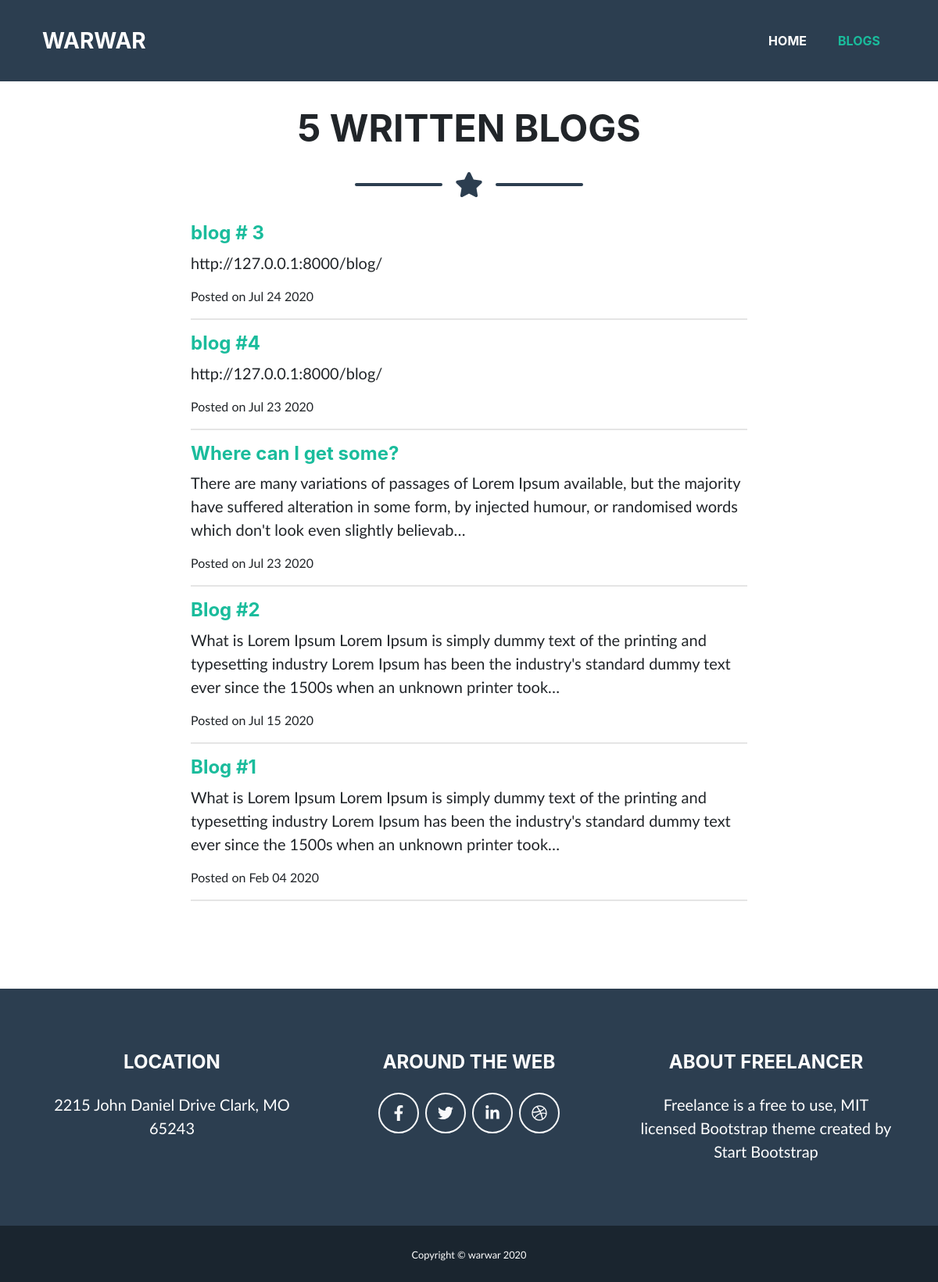
Screenshot of /blog/ with the database file from the repository.
### blog/models.py (models this page shows, shortened)
class Blog(models.Model):
    title = models.CharField(max_length=100)
    text = models.TextField()
    date = models.DateField()

### blog/views.py (the view)
# urls.py: path('', views.all_blogs, name='all_blogs'),
def all_blogs(request):
    blogs = Blog.objects.order_by('-date')
    return render(request,'blog/all_blogs.html',{'blogs':blogs})

### blog/templates/blog/all_blogs.html (shortened to what this page needs)
{% extends 'portfolio/base.html' %}
{% load static %}
{% block content %}
    <section class="page-section mt-5  mb-0" id="about">
        <div class="container">
            <div class="text-center">
                <h2 class="page-section-heading d-inline-block ">{{ blogs.count }} WRITTEN BLOGS</h2>
            </div>
            <div class="divider-custom ">
                <div class="divider-custom-line"></div>
                <div class="divider-custom-icon"><i class="fas fa-star"></i></div>
                <div class="divider-custom-line"></div>
            </div>
            {% for blog in blogs %}
                <div class="row">
                    <div class="col-lg-2"></div>
                    <div class="col-lg-8">
                        <a href="{% url 'blog:detail' blog.id %}"><h4 class="">{{ blog.title }}</h4></a>
                        <p class="pre-wrap lead">{{ blog.text|truncatechars:200|striptags }}</p>
                        <p>Posted on {{ blog.date|date:'M d Y' }}</p>
                        <hr>
                    </div>
                    <div class="col-lg-2"></div>
                </div>
            {% endfor %}
        </div>
    </section>
{% endblock %}

### rows the page displays
Blog: title "blog # 3", text "http://127.0.0.1:8000/blog/", date "Jul 24 2020"
Blog: title "blog #4", text "http://127.0.0.1:8000/blog/", date "Jul 23 2020"
Blog: title "Where can I get some?", text "There are many variations of passages of Lorem Ipsum available, but the majority have suffered alteration in some form, by injected humour, or randomised words which don't look even slightly believab…", date "Jul 23 2020"
Blog: title "Blog #2", text "What is Lorem Ipsum Lorem Ipsum is simply dummy text of the printing and typesetting industry Lorem Ipsum has been the industry's standard dummy text ever since the 1500s when an unknown printer took…", date "Jul 15 2020"
Blog: title "Blog #1", text "What is Lorem Ipsum Lorem Ipsum is simply dummy text of the printing and typesetting industry Lorem Ipsum has been the industry's standard dummy text ever since the 1500s when an unknown printer took…", date "Feb 04 2020"

### other values shown
{{ blogs.count }} "5"
